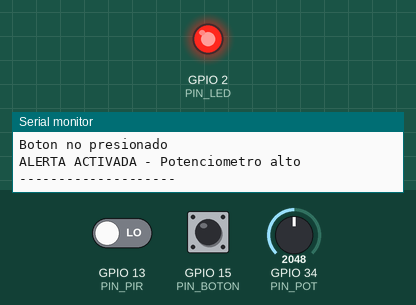
Recording of a program running on a simulated ESP32. Shown: output pins drawn as LEDs (lit = HIGH), the last lines printed to the serial monitor. The inputs (shaded band) are chosen by the test bench; at power-on: GPIO 34 (PIN_POT) = 2048, GPIO 13 (PIN_PIR) LOW, GPIO 15 (PIN_BOTON) HIGH. WiFi joins after 1.5 s; servers stay silent unless stated; no MQTT or app messages arrive unless stated.

Above: at 2.7 s.
2.8 s: GPIO 34 (PIN_POT) set to 1939
At 4.4 s:
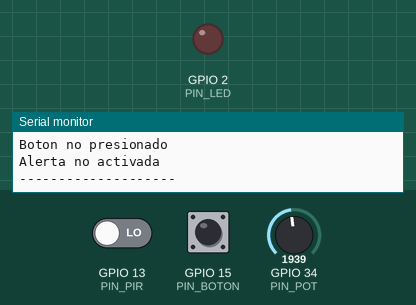
7.5 s: GPIO 13 (PIN_PIR) driven HIGH
At 8.7 s:
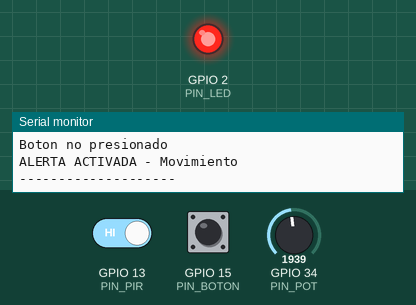
15.0 s: GPIO 13 (PIN_PIR) driven LOW
At 17.3 s:
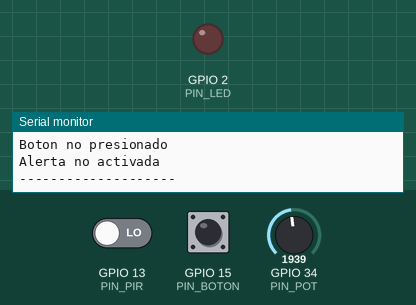
Timing chart, 0 to 18.5 s (numbered marks = the images above; inputs shaded):
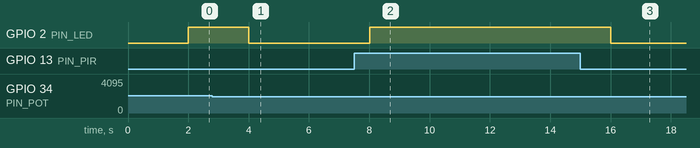

Measured:
- the behaviour switches between 2001 and 2000 on GPIO 34 (PIN_POT) (found by bisection; images 0 and 1)
- after the input at 2.8 s, GPIO 2 (PIN_LED): HIGH → LOW after 1.2 s
- after the input at 7.5 s, GPIO 2 (PIN_LED): LOW → HIGH after 0.51 s
- after the input at 15.0 s, GPIO 2 (PIN_LED): HIGH → LOW after 1.0 s

The program:

main.cpp
```cpp
#include <Arduino.h>
#include <WiFi.h>
#include <PubSubClient.h>

bool ledManual = false;

// ----- Credenciales WiFi ------------------------------
const char *SSID = "Wokwi-GUEST"; // red simulada en WOKWI
const char *PASSWORD = "";        // sin password en WOKWI

// ----- Broker MQTT ------------------------------------
const char *BROKER = "broker.hivemq.com";
const int PORT = 1883;
const char *CLIENT_ID = "esp32-ubo-g1410";

// ---------------- TOPICS ------------------------------
const char *TOPIC_CONTROL = "ubo/g1410/control";
const char *TOPIC_POT = "ubo/g1410/sensor/pot";
const char *TOPIC_MOV = "ubo/g1410/sensor/mov";
const char *TOPIC_ALERTA = "ubo/g1410/sensor/alerta";
const char *TOPIC_BOTON = "ubo/g1410/sensor/boton";

// ----- Pines ------------------------------------------
#define PIN_LED 2
#define PIN_POT 34
#define PIN_PIR 13
#define PIN_BOTON 15

// ----- Objetos de comunicacion ------------------------
WiFiClient wifiClient;               // Capa TCP /IP
PubSubClient mqttClient(wifiClient); // Capa MQTT encima de TCP

// -----CALLBACK -------------------------------------------------------------
void mqttCallback(char *topic, byte *payload, unsigned int length)
{

  String msg = "";
  for (unsigned int i = 0; i < length; i++)
  {
    msg += (char)payload[i];
  }

  Serial.printf("[MQTT RECV] Topic: %s | Msg: %s\n", topic, msg.c_str());

  if (String(topic) == TOPIC_CONTROL)
  {

    if (msg == "ON")
    {
      ledManual = true;
      Serial.println(">> LED encendido manualmente");
    }
    else if (msg == "OFF")
    {
      ledManual = false;
      Serial.println(">> LED apagado manualmente");
    }
  }
}

// ----- RECONEXION ------------------------------------------
void reconnectMQTT()
{
  while (!mqttClient.connected())
  {
    Serial.printf("Conectando a %s:%d...\n", BROKER, PORT);

    if (mqttClient.connect(CLIENT_ID))
    {
      Serial.println("Conectado!");
      mqttClient.subscribe(TOPIC_CONTROL);
      Serial.printf("Suscrito a: %s\n", TOPIC_CONTROL);
    }
    else
    {
      Serial.printf("Error: %d\n", mqttClient.state());
      delay(5000);
    }
  }
}

void setup()
{
  Serial.begin(115200);

  pinMode(PIN_LED, OUTPUT);
  pinMode(PIN_BOTON, INPUT_PULLUP);
  pinMode(PIN_PIR, INPUT);

  digitalWrite(PIN_LED, LOW); // Inicialmente el LED apagado

  // Conectar a WiFi
  WiFi.begin(SSID, PASSWORD);
  Serial.print("Conectando WiFi");
  while (WiFi.status() != WL_CONNECTED)
  {
    delay(500);
    Serial.print(".");
  }
  Serial.println("\nWiFi CONECTADO! IP: " + WiFi.localIP().toString());

  // Configurar cliente MQTT
  mqttClient.setServer(BROKER, PORT);
  mqttClient.setCallback(mqttCallback);
}

void loop()
{
  // Verificar y mantener conexion MQTT en cada iteracion
  if (!mqttClient.connected())
  {
    reconnectMQTT(); // Se llama solo si perdemos conexion
  }
  mqttClient.loop(); // OBLIGATORIO : procesa mensajes entrantes del broker

  // Publicar datos cada 2 segundos
  static unsigned long ultimaPublicacion = 0;

  if (millis() - ultimaPublicacion > 2000)
  {
    ultimaPublicacion = millis();

    int pot = analogRead(PIN_POT);
    int pir = digitalRead(PIN_PIR);
    int boton = digitalRead(PIN_BOTON);

    // -------- PUBLICAR POT --------
    char payloadPot[10];
    sprintf(payloadPot, "%d", pot);
    mqttClient.publish(TOPIC_POT, payloadPot);

    // -------- PUBLICAR MOVIMIENTO --------
    const char *estadoMov = pir ? "Movimiento detectado" : "Sin movimiento";
    mqttClient.publish(TOPIC_MOV, estadoMov);

    // -------- PUBLICAR BOTON -------------
    const char *estadoBoton = (boton == LOW) ? "Boton presionado" : "Boton no presionado";
    mqttClient.publish(TOPIC_BOTON, estadoBoton);

    // -------- LOGICA ALERTA --------
    bool alerta = (pot > 2000 || pir == 1 || boton == LOW);

    String msgAlerta;

    if (alerta)
    {
      msgAlerta = "ALERTA ACTIVADA - ";

      if (pot > 2000)
        msgAlerta += "Potenciometro alto ";
      if (pir == 1)
        msgAlerta += "Movimiento ";
      if (boton == LOW)
        msgAlerta += "Boton presionado ";
    }
    else
    {
      msgAlerta = "Alerta no activada";
    }
    mqttClient.publish(TOPIC_ALERTA, msgAlerta.c_str());

    // LED local
    digitalWrite(PIN_LED, (alerta || ledManual) ? HIGH : LOW);

    // Debug
    Serial.println("------ ESTADO ------");
    Serial.println(payloadPot);
    Serial.println(estadoMov);
    Serial.println(estadoBoton);
    Serial.println(msgAlerta);
    Serial.println("--------------------");
  }
}
```
